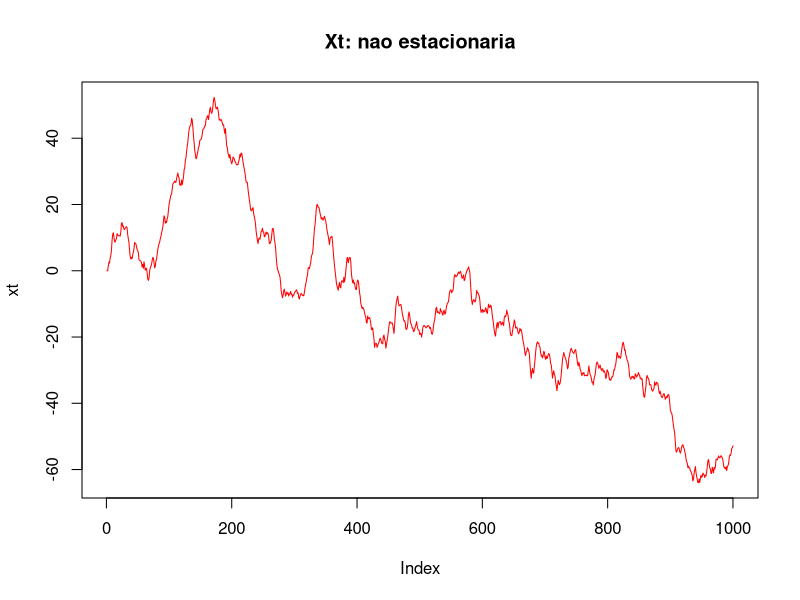
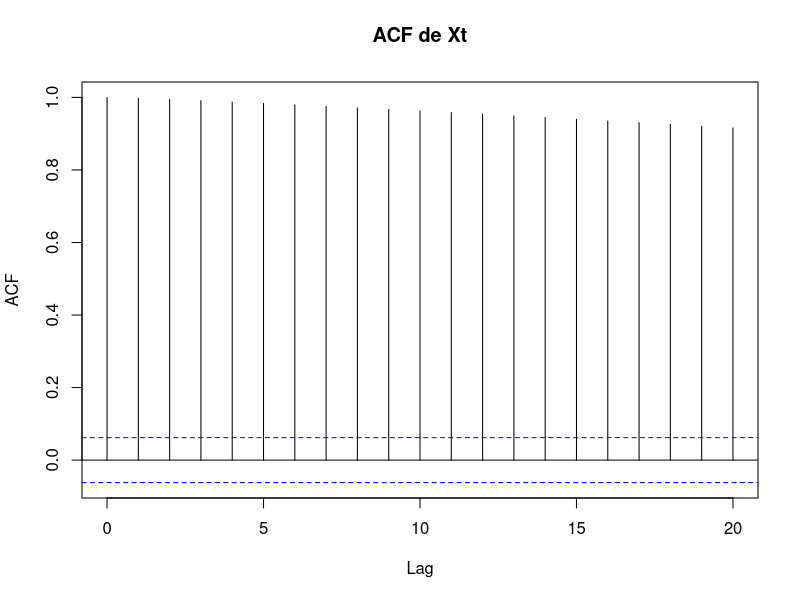
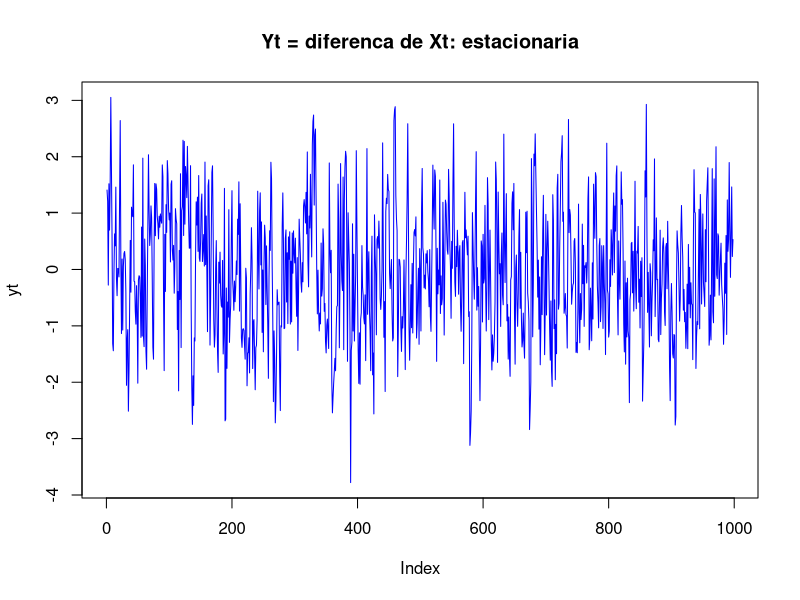
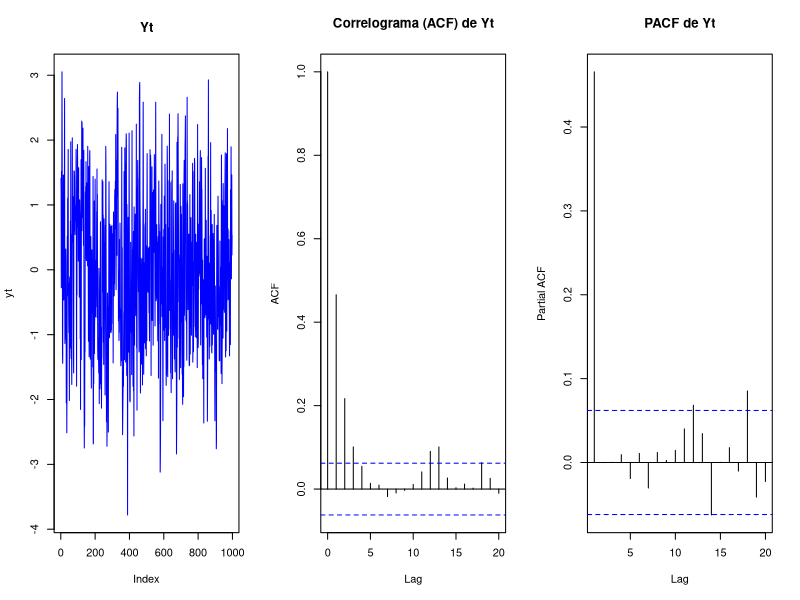
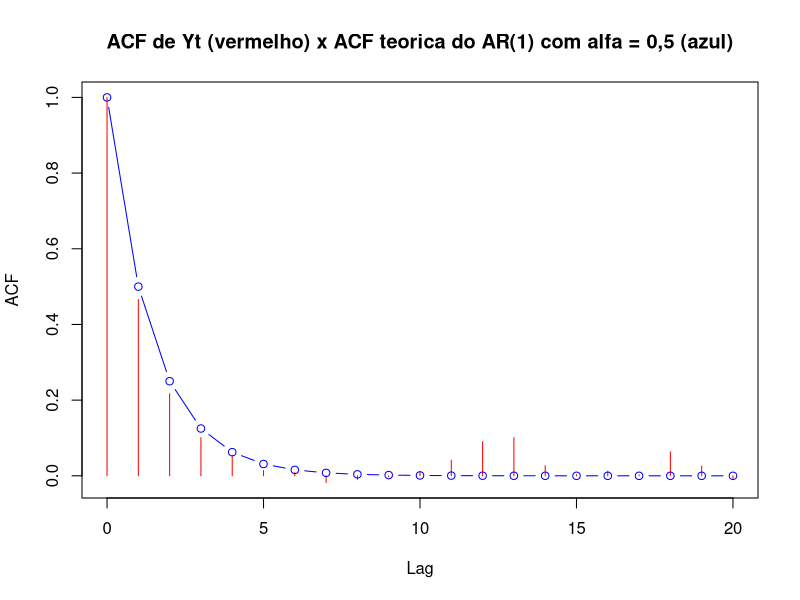
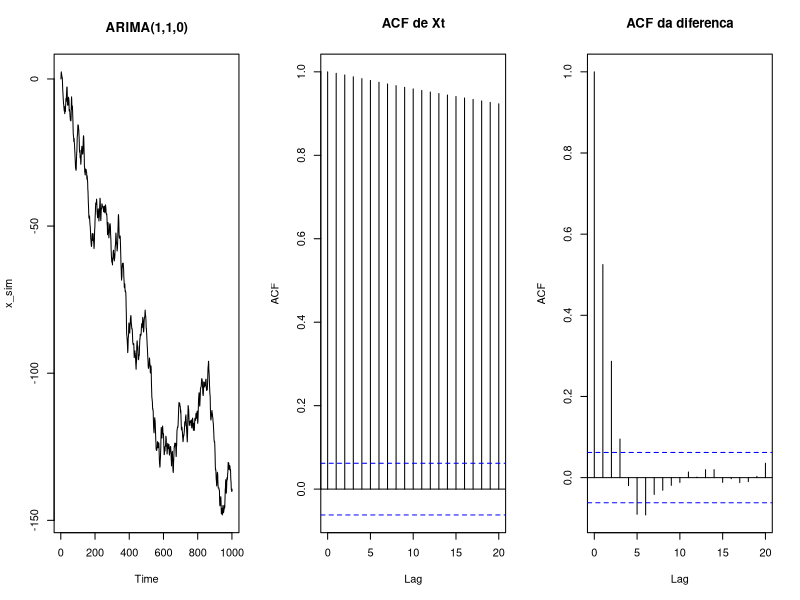

Recreate these plots in R, in order.
# ==========================================================================
# 3o TRABALHO PRATICO - QUESTAO 6
# Serie temporal:  Xt = (3/2)*X(t-1) - (1/2)*X(t-2) + Zt
#   a) Mostrar que a serie e NAO estacionaria.
#   b) Mostrar que Yt = diferenca de Xt (Yt = Xt - X(t-1)) e estacionario.
#   c) Simular no R uma serie de 1000 valores para Xt e, a partir dela,
#      produzir uma serie de 998 valores de Yt.
#   d) Plotar o correlograma de Yt e comentar o resultado.
# ==========================================================================

library(tseries)      # traz o kpss.test e o adf.test (testes de estacionariedade)
graphics.off()        # fecha graficos antigos que possam ter ficado abertos
set.seed(13679821)    # semente do professor (Aulas/09/ProcEstocasticos.r): trava o sorteio
                      # e os resultados saem IGUAIS toda vez que o script for rodado
n <- 1000             # numero de valores da serie Xt (o enunciado pede 1000)

# --------------------------------------------------------------------------
# (a) Xt e NAO estacionaria?  Teoria: raizes do polinomio Phi(B)
# --------------------------------------------------------------------------
# Xt = 1,5*X(t-1) - 0,5*X(t-2) + Zt     ->  alfa1 = 1,5  e  alfa2 = -0,5
# Phi(B) = 1 - 1,5*B + 0,5*B^2 = 0. As raizes precisam ficar FORA do circulo unitario.
raizes <- polyroot(c(1, -1.5, 0.5))  # coeficientes do menor para o maior grau: 1, -1,5, 0,5
raizes                               # 1 e 2
Mod(raizes)                          # modulos: 1 e 2. A raiz 1 esta SOBRE o circulo (raiz unitaria)

# Condicoes do triangulo para o AR(2) (as 3 precisam ser TRUE para ser estacionario):
a1 <- 1.5
a2 <- -0.5
a1 + a2 < 1                          # 1 < 1  -> FALSE  (reprovou, deu exatamente 1)
a2 - a1 < 1                          # -2 < 1 -> TRUE
(a2 > -1) & (a2 < 1)                 # -1 < -0,5 < 1 -> TRUE

# --------------------------------------------------------------------------
# (c) Simular 1000 valores de Xt (como o professor faz no 01-AR.R, exemplo do AR(2))
# --------------------------------------------------------------------------
xt <- c(0, 0)                        # dois valores iniciais (o AR(2) precisa de t-1 e t-2)
for (i in 3:n) {
  xt[i] <- 1.5 * xt[i - 1] - 0.5 * xt[i - 2] + rnorm(1, 0, 1)
}
length(xt)                           # 1000 valores
plot(xt, type = "l", col = "red", main = "Xt: nao estacionaria")
# A serie vaga e se afasta sem voltar para uma media fixa.

# Testes (os mesmos comentarios do professor no 00-AR.R):
kpss.test(xt, null = "L")            # H0: estacionaria.  p < 0,05 -> REJEITA -> nao estacionaria
adf.test(xt, alternative = "stationary")   # H0: raiz unitaria.  p > 0,05 -> NAO rejeita

acf(xt, lag.max = 20, main = "ACF de Xt")  # cai MUITO devagar = sinal de nao estacionariedade

# --------------------------------------------------------------------------
# (b) e (c) Yt = Xt - X(t-1)  (a primeira diferenca)
# --------------------------------------------------------------------------
# Teoria: Phi(B) = (1 - B)(1 - 0,5*B). O fator (1 - B) e a raiz unitaria, e e a diferenca:
#   Yt = (1 - B)*Xt = Xt - X(t-1)   ->   (1 - 0,5*B)*Yt = Zt   ->   Yt = 0,5*Y(t-1) + Zt
# Ou seja, Yt e um AR(1) com alfa = 0,5. A raiz de 1 - 0,5*B = 0 e B = 2 (> 1): ESTACIONARIO.
Mod(polyroot(c(1, -0.5)))            # 2 > 1  -> fora do circulo -> Yt e estacionario

# Calculo no R: diff(xt) tem 999 valores (Y2, ..., Y1000).
# O primeiro (Y2 = X2 - X1) usa os dois valores iniciais (0 e 0) que NOS escolhemos,
# entao descartamos ele e ficam os 998 valores que o enunciado pede.
yt <- diff(xt)[-1]
length(yt)                           # 998 valores

plot(yt, type = "l", col = "blue", main = "Yt = diferenca de Xt: estacionaria")
kpss.test(yt, null = "L")            # agora p >= 0,05: NAO rejeita -> estacionaria
adf.test(yt, alternative = "stationary")   # agora p < 0,05: rejeita a raiz unitaria -> estacionaria

# --------------------------------------------------------------------------
# (d) Correlograma de Yt (ACF e PACF)
# --------------------------------------------------------------------------
par(mfrow = c(1, 3))
plot(yt, type = "l", col = "blue", main = "Yt")
acf(yt, type = "correlation", lag.max = 20, main = "Correlograma (ACF) de Yt")
pacf(yt, lag.max = 20, main = "PACF de Yt")
par(mfrow = c(1, 1))

# ACF teorica de um AR(1) com alfa = 0,5 (como o professor faz no 01-AR.R): rho(k) = 0,5^k
acft <- 0
for (k in 0:20) {
  acft[k + 1] <- 0.5^k
}
acft                                 # 1, 0,5, 0,25, 0,125, ... decai rapido
lag <- 0:20
a <- acf(yt, lag.max = 20, plot = FALSE)
plot(a$lag, a$acf, type = "h", col = "red", xlab = "Lag", ylab = "ACF",
     main = "ACF de Yt (vermelho) x ACF teorica do AR(1) com alfa = 0,5 (azul)")
lines(a$lag, acft, type = "b", col = "blue")
round(a$acf[2:6], 3)                 # estimada: lags 1 a 5 (rho(1) perto de 0,5)
round(acft[2:6], 3)                  # teorica:  0,5  0,25  0,125  0,062  0,031

# Conferindo que Yt e mesmo um AR(1) com alfa perto de 0,5 (funcao arima, como no curso):
arima(yt, order = c(1, 0, 0), include.mean = FALSE)

# Conferencia com arima.sim (como o professor faz): ARIMA(1,1,0) com ar = 0,5
# (nota: o Xt do enunciado e exatamente um ARIMA(1,1,0))
x_sim <- arima.sim(n = 1000, list(order = c(1, 1, 0), ar = c(0.5)))
par(mfrow = c(1, 3))
plot.ts(x_sim, main = "ARIMA(1,1,0)")
acf(x_sim, lag.max = 20, main = "ACF de Xt")
acf(diff(x_sim), lag.max = 20, main = "ACF da diferenca")
par(mfrow = c(1, 1))

# --------------------------------------------------------------------------
# RESUMO
# --------------------------------------------------------------------------
data.frame(
  item = c("(a) Xt estacionaria?", "(b) Yt estacionaria?", "(d) correlograma de Yt"),
  resposta = c("NAO", "SIM", "decai rapido (AR(1), alfa = 0,5)"),
  motivo = c("raiz B = 1 sobre o circulo unitario; alfa1 + alfa2 = 1 (nao < 1)",
             "Yt = 0,5*Y(t-1) + Zt: raiz B = 2 > 1",
             "rho(k) = 0,5^k: 0,5; 0,25; 0,125...; PACF corta no lag 1")
)
